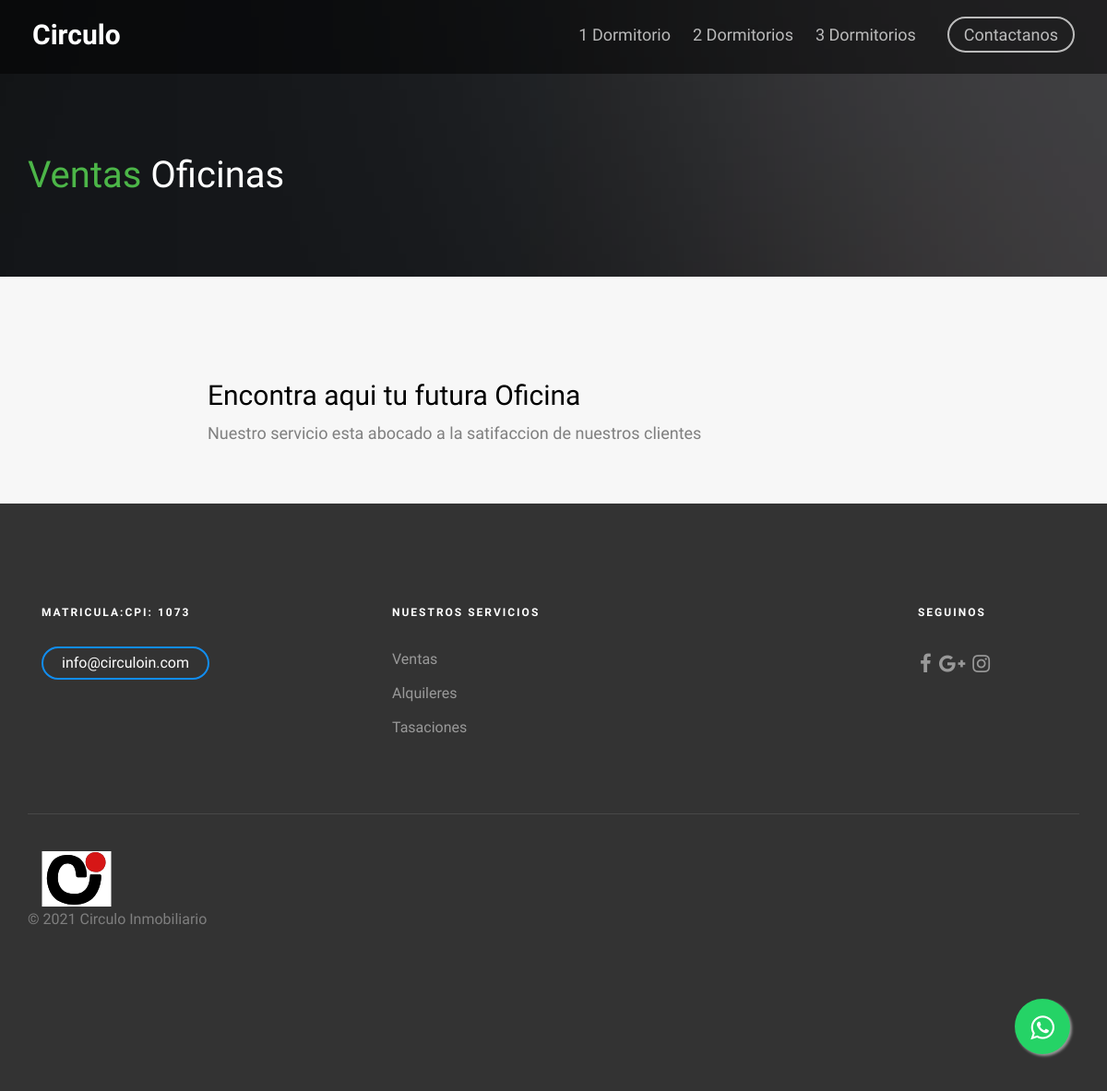
The app's page /ventas/venta_oficinas/, older data.
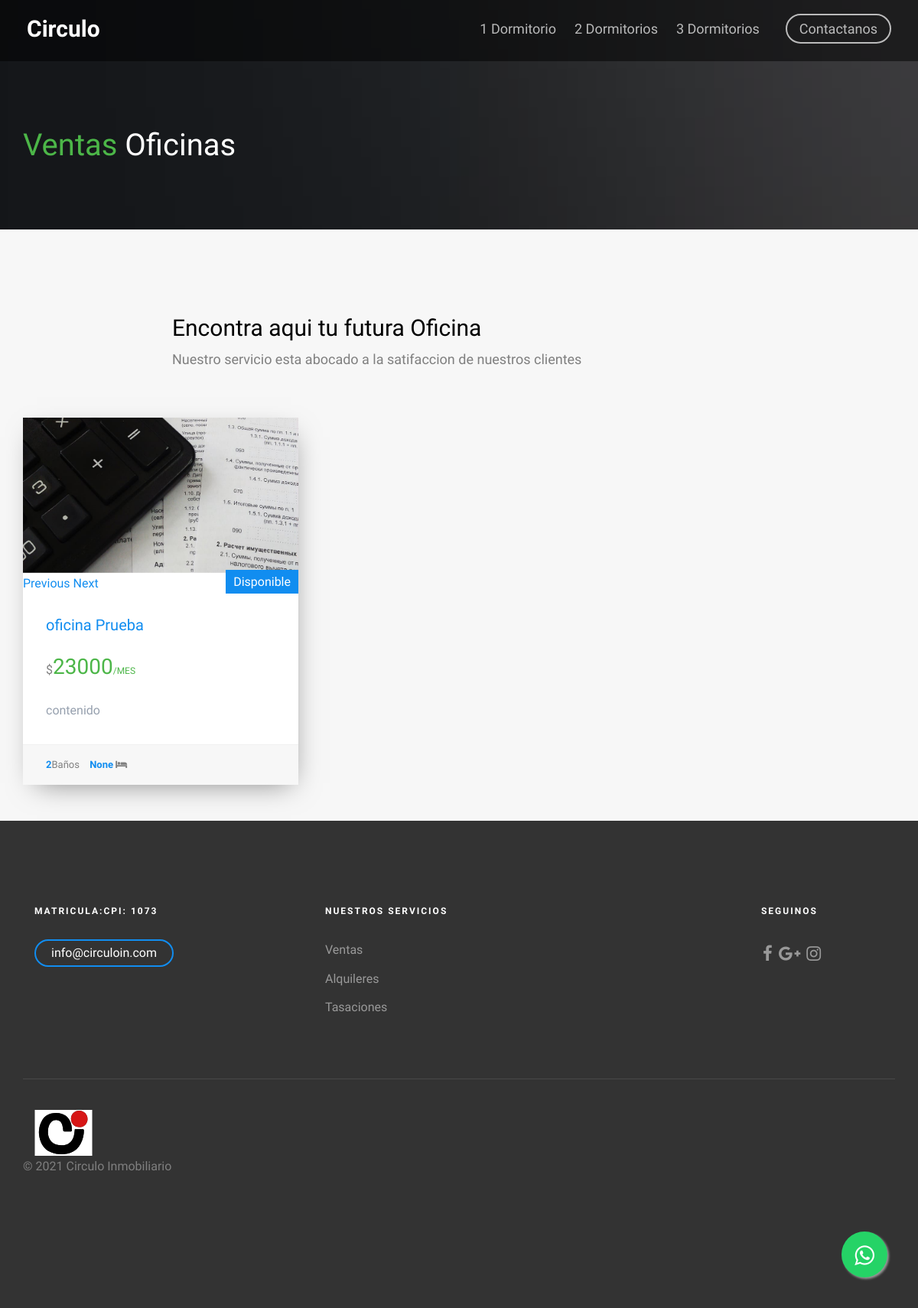
The same page, newer data.
### Ventas/models.py (models this page shows, shortened)
class PostImagenes(models.Model):
    post= models.ForeignKey(Post, default =None ,on_delete=models.CASCADE)
    image = models.ImageField(upload_to ="Imagenes",verbose_name="Imagenes")
    class Meta:
        verbose_name="Agregar nueva Imagen"
        verbose_name_plural="Agregar nuevas Imagenes"

class Post(models.Model):
    title=  models.CharField(max_length=200, verbose_name="Titulo ")
    content = models.TextField(verbose_name="Contenido")
    imagen = models.ImageField(verbose_name="Imagen", blank =True ,null =True,upload_to="Ventas")
    price = models.IntegerField(verbose_name="Precio")
    ambientes = models.IntegerField(verbose_name="Dormitorios o Ambientes",blank =True ,null =True)
    superficie= models.IntegerField(verbose_name="Superficie",blank =True,null =True )
    baños= models.IntegerField(verbose_name="Baños",blank = True,null =True)
    plantas= models.IntegerField(verbose_name="Plantas", blank = True,null =True)
    autor = models.ForeignKey(User,verbose_name="Autor", on_delete=models.CASCADE)
    categories= models.ManyToManyField(Category, verbose_name="Categoria")
    created = models.DateTimeField(auto_now_add=True, verbose_name="Creado")
    updated = models.DateTimeField(auto_now=True, verbose_name="Editado")
    class Meta:
            verbose_name="Publicacion"
            verbose_name_plural="Publicaciones"
            ordering= ["-created"]

### Ventas/views.py (the view)
# urls.py: path('venta_oficinas/', views.venta_oficinas ,name ="venta_oficinas"),
def venta_oficinas(request):
    oficinas= Post.objects.filter(categories=Category.objects.get(nombre="Oficinas"))
    return render(request,'Venta/venta_oficinas.html',{'oficinas': oficinas})

### Ventas/templates/Venta/venta_oficinas.html (shortened to what this page needs)
{% extends 'App1/base.html'%}
{% load static %}
{% block header %}
	<div id="fh5co-page">
	<header id="fh5co-header" role="banner">
		<div class="container">
			<div class="row">
				<div class="header-inner">
					<h1><a href="{% url 'inicio' %}">Circulo</a></h1>
					<nav role="navigation">
						<ul>
							<li><a href="{% url 'venta_dptoundormi' %}">1 Dormitorio</a></li>
                            <li><a href="{% url 'venta_dptodosdormi' %}">2 Dormitorios</a></li>
                            <li><a href="{% url 'venta_dptotresdormi' %}">3 Dormitorios</a></li>
							<li class="cta"><a href="{% url 'contacto' %}">Contactanos</a></li>
						</ul>
					</nav>
				</div>
			</div>
		</div>
	</header>
{% endblock %}
{% block content %}
		<div class="fh5co-page-title" style="background-image: url({% static 'Appp1/images/slide_6.jpg'%});">
		<div class="overlay"></div>
		<div class="container">
			<div class="row">
				<div class="col-md-12 animate-box">
					<h1><span class="colored">Ventas</span> Oficinas</h1>
				</div>
			</div>
		</div>
	</div>
	<div id="best-deal">
		<div class="container">
			<div class="row">
				<div class="col-md-8 col-md-offset-2 text-center fh5co-heading animate-box" data-animate-effect="fadeIn">
					<h2>Encontra aqui tu futura Oficina </h2>
					<p>Nuestro  servicio esta abocado a la satifaccion de nuestros clientes </p>
				</div>
				{% for oficina in oficinas %}
				<div class="col-md-4 item-block animate-box" data-animate-effect="fadeIn">
					<div class="fh5co-property">
					<figure>
					      <div id="carouselExampleControls"
								class="carousel slide"
								data-ride="carousel">
								<div class="carousel-inner" data-toggle="modal" data-target="#galleryModal">
                                 {% for pi in oficina.postimagenes_set.all %}
									<div class="item{% if forloop.first %} active {% endif %}">
								        <img class="carousel-inner" src="{{pi.image.url}}" alt="First slide">
									</div>
								{% endfor %}
								</div>
							    <a class="carousel-control-prev" href="#carouselExampleControls" role="button" data-slide="prev">
									<span class="">Previous</span>
								</a>
								<a class="carousel-control-next" href="#carouselExampleControls" role="button" data-slide="next">
									<span class="">Next</span>
								</a>
							</div>
						<a href="#" class="tag"> Disponible </a>
						</figure>
						<div class="fh5co-property-innter">
							<h3><a href="{% url 'detail' oficina.id  %}">{{oficina.title}}</a></h3>
							<div class="price-status">
		                 	<span class="per">$</span><span class="price">{{oficina.price}}<span class="per">/Mes</span></span>
		               </div>
		               <p>{{oficina.content}}  </p>
	            	</div>
	            	<p class="fh5co-property-specification">
	            		<span><strong>{{oficina.baños}}</strong>Baños</span> <span><strong>{{oficina.ambientes}} </strong> <i class="fa fa-bed" aria-hidden="true"></i></span>
	            	</p>
					</div>
				</div>
		{% endfor %}
	</div>
	</div>
{% endblock %}

Row changes from the older to the newer data that the page shows:
added Post: title "oficina Prueba", price "23000", content "contenido", baños "2", ambientes "None"
added PostImagenes: image (picture)
